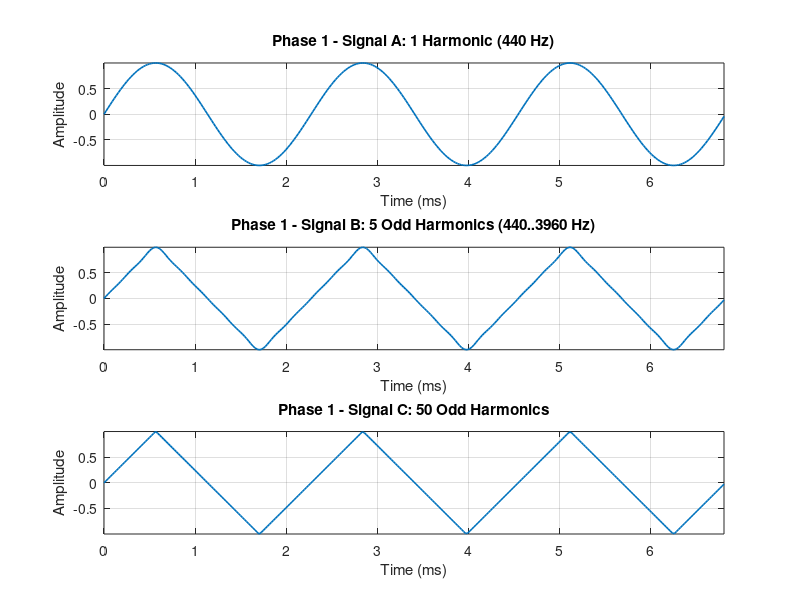
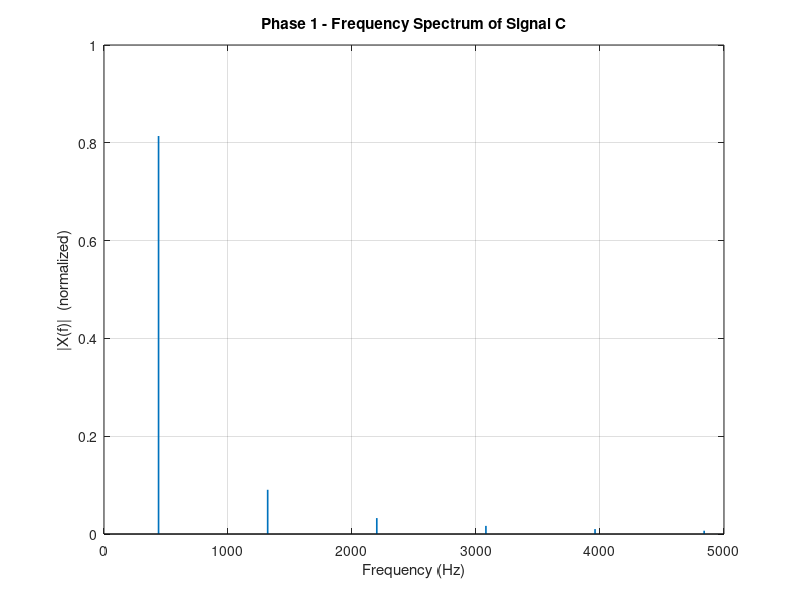

MATLAB code to generate these figures, in order:
%% ==================== PHASE 1: ADDITIVE SYNTHESIS ====================
% Signals & Systems Final Project - Phase 1
% Triangle-wave synthesis via truncated Fourier series
% =====================================================================
clear; clc; close all;

fs       = 44100;              % Sampling rate (Hz)
f0       = 440;                % Fundamental frequency, note A (Hz)
duration = 2;                  % Duration (s)
t        = 0:1/fs:duration-1/fs;

fprintf('[Phase 1] Starting additive synthesis...\n');

%% --- Preallocation ---
x_a = zeros(size(t));   % 1st harmonic only
x_b = zeros(size(t));   % first 5 odd harmonics
x_c = zeros(size(t));   % first 50 odd harmonics

coeff_base = 8 / (pi^2); % triangle-wave Fourier coefficient

%% --- Synthesis (odd harmonics only, 1/k^2 decay) ---
for k = 1                       % Signal A: harmonic 1
    x_a = x_a + coeff_base * ((-1)^((k-1)/2) / k^2) * sin(2*pi*k*f0*t);
end

for k = 1:2:9                   % Signal B: harmonics 1,3,5,7,9
    x_b = x_b + coeff_base * ((-1)^((k-1)/2) / k^2) * sin(2*pi*k*f0*t);
end

for k = 1:2:99                  % Signal C: first 50 odd harmonics
    x_c = x_c + coeff_base * ((-1)^((k-1)/2) / k^2) * sin(2*pi*k*f0*t);
end

% Normalize to [-1, 1]
x_a = x_a / max(abs(x_a));
x_b = x_b / max(abs(x_b));
x_c = x_c / max(abs(x_c));

fprintf('[Phase 1] Synthesis completed.\n');

%% --- Save audio outputs ---
audiowrite('x_a.wav', x_a, fs);
audiowrite('x_b.wav', x_b, fs);
audiowrite('x_c.wav', x_c, fs);
fprintf('[Phase 1] Audio files (x_a, x_b, x_c) saved.\n');

%% --- Time-domain plots (3 periods) ---
t_limit = 3 / f0;
idx     = t <= t_limit;

figTime = figure('Name', 'Phase 1 - Time Domain Analysis');
subplot(3,1,1);
plot(t(idx)*1e3, x_a(idx), 'LineWidth', 1.2);
title('Phase 1 - Signal A: 1 Harmonic (440 Hz)');
xlabel('Time (ms)'); ylabel('Amplitude'); grid on; axis tight;

subplot(3,1,2);
plot(t(idx)*1e3, x_b(idx), 'LineWidth', 1.2);
title('Phase 1 - Signal B: 5 Odd Harmonics (440..3960 Hz)');
xlabel('Time (ms)'); ylabel('Amplitude'); grid on; axis tight;

subplot(3,1,3);
plot(t(idx)*1e3, x_c(idx), 'LineWidth', 1.2);
title('Phase 1 - Signal C: 50 Odd Harmonics');
xlabel('Time (ms)'); ylabel('Amplitude'); grid on; axis tight;

saveas(figTime, 'Phase1_Time_Domain_Analysis.png');

%% --- Frequency spectrum (single-sided) ---
N  = length(x_c);
X  = abs(fft(x_c)) / N;      % magnitude, normalized
X  = X(1:floor(N/2)+1);      % single-sided
X(2:end-1) = 2*X(2:end-1);   % correct single-sided amplitude
f  = (0:floor(N/2)) * (fs/N);

figFreq = figure('Name', 'Phase 1 - Frequency Domain Analysis');
stem(f, X, 'Marker', 'none', 'LineWidth', 1.2);
title('Phase 1 - Frequency Spectrum of Signal C');
xlabel('Frequency (Hz)'); ylabel('|X(f)|  (normalized)');
xlim([0 5000]); grid on;

saveas(figFreq, 'Phase1_Frequency_Domain_Analysis.png');

fprintf('[Phase 1] Plots saved. Done.\n');
